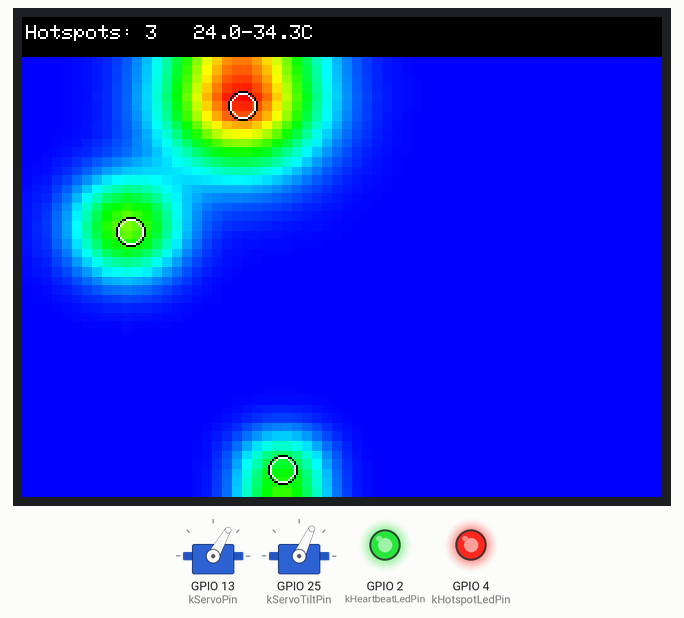
Simulated run of this program. Board: ESP32. Shown: 2 × servo, 320×240 colour display, output pins drawn as LEDs (lit = HIGH). What the program prints to the serial monitor is not drawn.

Above: at 2.1 s.
At 4.1 s:
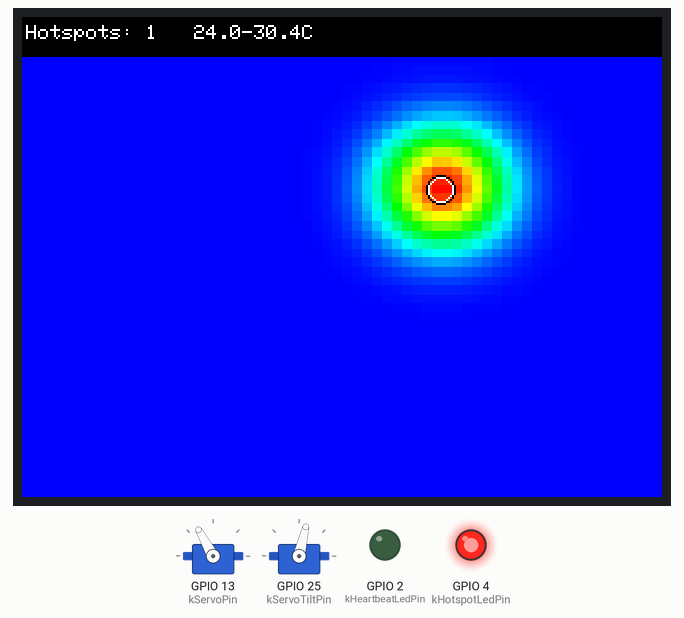
At 6.1 s:
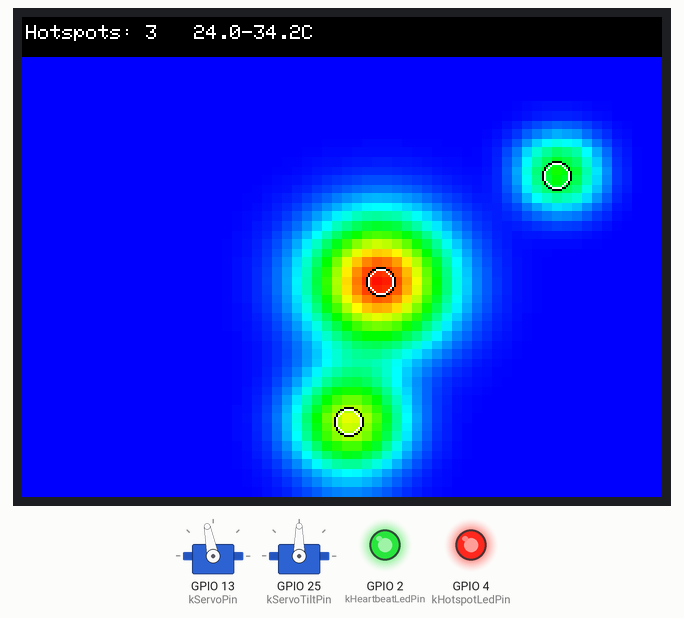
At 18.1 s:
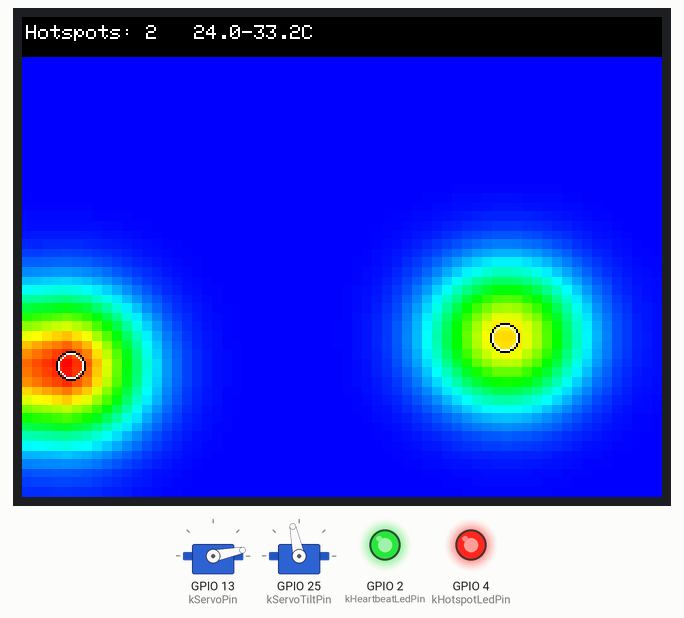
At 28.1 s:
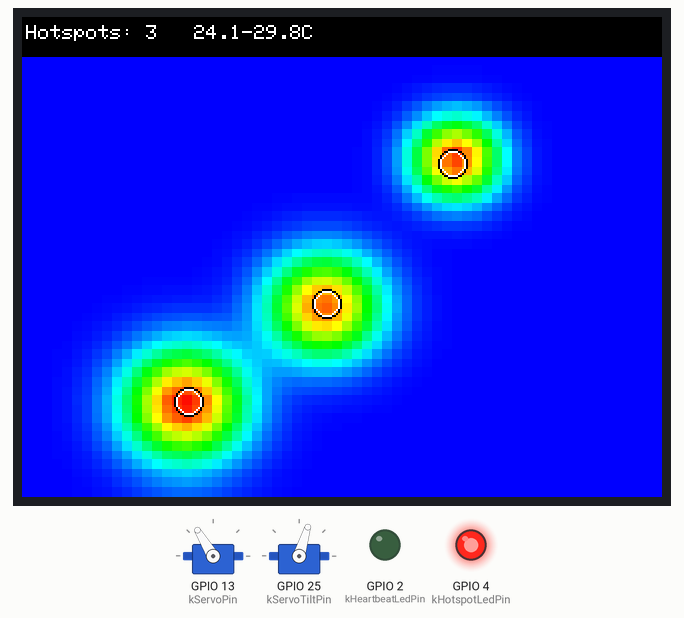
At 38.1 s:
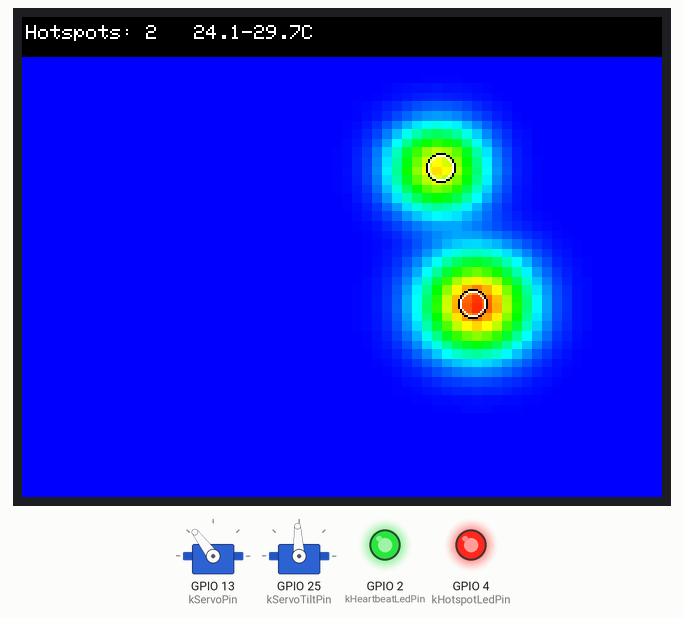
Timing chart, 0 to 39.6 s (numbered marks = the images above):
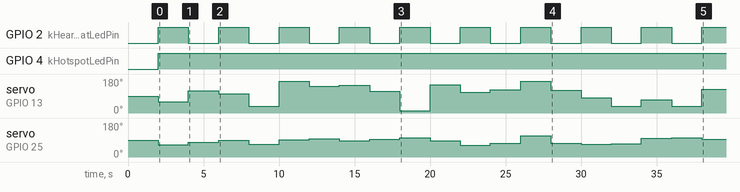

The program:

main.cpp
```cpp
#include <Arduino.h>
#include <ESP32Servo.h>
#include <WiFi.h>

#if !defined(SENSOR_MODE_SIM) && !defined(DISABLE_NETWORK)
#include <ArduinoOTA.h>
#define OTA_ENABLED 1
#endif

#include "HeatmapDisplay.h"
#include "HotspotDetector.h"
#include "MqttManager.h"
#include "ThermalSensor.h"
#include "config.h"

#if defined(SENSOR_MODE_MLX90640)
#include "MLX90640Sensor.h"
#elif defined(SENSOR_MODE_AMG8833)
#include "AMG8833Sensor.h"
#else
#include "SimulatedSensor.h"
#endif

namespace {

#if defined(SENSOR_MODE_MLX90640)
constexpr int kRows = 24;
constexpr int kCols = 32;
MLX90640Sensor sensor;
#elif defined(SENSOR_MODE_AMG8833)
constexpr int kRows = 8;
constexpr int kCols = 8;
AMG8833Sensor sensor;
#else
constexpr int kRows = 24;
constexpr int kCols = 32;
SimulatedSensor sensor(kRows, kCols);
#endif

float frame[kRows * kCols];
HotspotDetector detector(kHotspotDeltaC, kHotspotMinPixels);
Hotspot hotspots[kMaxHotspots];
MqttManager mqtt(kMqttBroker, kMqttPort, kMqttZone, kMqttClientId);
Servo airflowServo;
Servo tiltServo;
HeatmapDisplay heatmapDisplay;

unsigned long lastFrameMs = 0;
bool heartbeatState = false;

// Picks the strongest hotspot (highest peak temp -- most likely a real
// occupant rather than a marginal blob) and maps its column across the
// sensor's field of view to a servo angle, so the vent physically points
// toward whoever is warmest in frame. Returns kServoCenterAngleDeg (park
// position) when nothing is detected.
// Index of the hotspot with the highest peak temperature, or -1 if there
// are none. Shared by both servo axes so pan and tilt always track the same
// blob -- picking independently could aim the two axes at different people.
int strongestHotspot(const Hotspot* spots, int count) {
  if (count <= 0) return -1;
  int strongest = 0;
  for (int i = 1; i < count; ++i) {
    if (spots[i].peak_temp_c > spots[strongest].peak_temp_c) strongest = i;
  }
  return strongest;
}

int angleForHotspots(const Hotspot* spots, int count, int cols) {
  const int strongest = strongestHotspot(spots, count);
  if (strongest < 0 || cols <= 1) return kServoCenterAngleDeg;

  const float colFrac = spots[strongest].col / static_cast<float>(cols - 1);
  const float angle = kServoMinAngleDeg + colFrac * (kServoMaxAngleDeg - kServoMinAngleDeg);
  return constrain(static_cast<int>(angle), kServoMinAngleDeg, kServoMaxAngleDeg);
}

// Tilt axis: hotspot row -> vertical vane angle. Row 0 is the *top* of the
// sensor's field of view, so the mapping is inverted -- a blob near row 0
// should tilt the vane up (toward kTiltMaxAngleDeg), not down.
int tiltAngleForHotspots(const Hotspot* spots, int count, int rows) {
  const int strongest = strongestHotspot(spots, count);
  if (strongest < 0 || rows <= 1) return kTiltCenterAngleDeg;

  const float rowFrac = spots[strongest].row / static_cast<float>(rows - 1);
  const float angle = kTiltMaxAngleDeg - rowFrac * (kTiltMaxAngleDeg - kTiltMinAngleDeg);
  return constrain(static_cast<int>(angle), kTiltMinAngleDeg, kTiltMaxAngleDeg);
}

void onSetpoint(float setpointC) {
  Serial.printf("Received setpoint: %.2f C\n", setpointC);
  // Temperature-level actuation (cycling/modulating the HVAC unit itself)
  // is hardware-specific (docs/hardware-bom.md) and wired up once a
  // relay/compressor interface is chosen; not modeled here. Airflow
  // *direction* is handled separately and immediately in loop() via
  // airflowServo -- it doesn't wait on this MQTT round-trip.
}

// Returns true if the link came up. Never blocks longer than
// kWifiConnectTimeoutMs: everything that makes this device *work* (sensing,
// detection, both servos, LEDs, TFT) is on-device, so a missing AP, wrong
// credentials, or an unplugged u.FL antenna must degrade to "offline", not
// to a dead board stuck in setup().
bool connectWifi() {
#if defined(SENSOR_MODE_SIM) || defined(DISABLE_NETWORK)
  // Standalone builds: radio off, no join attempt, no boot delay at all.
  // Everything downstream already no-ops without a link -- MqttManager::loop()
  // returns immediately on WiFi.status() != WL_CONNECTED, and PubSubClient's
  // publish() is a cheap false when disconnected -- so nothing else needs
  // guarding for this to compile and run clean.
  WiFi.mode(WIFI_OFF);
  return false;
#else
  WiFi.mode(WIFI_STA);
  WiFi.begin(kWifiSsid, kWifiPassword);

  const unsigned long start = millis();
  while (WiFi.status() != WL_CONNECTED) {
    if (millis() - start > kWifiConnectTimeoutMs) {
      Serial.println("\nWiFi connect timed out -- running offline");
      return false;
    }
    delay(250);
    Serial.print(".");
  }
  Serial.print("\nWiFi connected, IP ");
  Serial.println(WiFi.localIP());
  return true;
#endif
}

void publishHotspots(const Hotspot* spots, int count) {
  char json[512];
  int offset = snprintf(json, sizeof(json), "[");
  for (int i = 0; i < count; ++i) {
    offset += snprintf(json + offset, sizeof(json) - offset,
                        "%s{\"row\":%.1f,\"col\":%.1f,\"peak_temp_c\":%.1f}",
                        i == 0 ? "" : ",", spots[i].row, spots[i].col, spots[i].peak_temp_c);
  }
  snprintf(json + offset, sizeof(json) - offset, "]");
  mqtt.publishHotspotsJson(json);
}

}  // namespace

void setup() {
  Serial.begin(115200);
  pinMode(kHeartbeatLedPin, OUTPUT);
  pinMode(kHotspotLedPin, OUTPUT);

  airflowServo.setPeriodHertz(50);
  airflowServo.attach(kServoPin, 500, 2400);
  airflowServo.write(kServoCenterAngleDeg);

  tiltServo.setPeriodHertz(50);
  tiltServo.attach(kServoTiltPin, 500, 2400);
  tiltServo.write(kTiltCenterAngleDeg);

  if (!heatmapDisplay.begin()) {
    Serial.println("Heatmap display init failed");
  }

  mqtt.setSetpointCallback(onSetpoint);
  const bool wifiUp = connectWifi();
  if (!wifiUp) {
    Serial.println("No WiFi -- MQTT will retry in the background");
  }
  // Called either way: begin() only configures the client when the link is
  // down, and loop() completes the connection if WiFi turns up later.
  mqtt.begin();

#if defined(OTA_ENABLED)
  if (wifiUp) {
    ArduinoOTA.setHostname(kOtaHostname);
    if (kOtaPassword[0] != '\0') ArduinoOTA.setPassword(kOtaPassword);
    ArduinoOTA.begin();
    Serial.printf("OTA ready: %s.local (%s)\n", kOtaHostname, WiFi.localIP().toString().c_str());
  }
#endif

  if (!sensor.begin()) {
    Serial.println("Sensor init failed");
  }
}

void loop() {
#if defined(OTA_ENABLED)
  ArduinoOTA.handle();
#endif
  mqtt.loop();

  const unsigned long now = millis();
  if (now - lastFrameMs < kFramePeriodMs) return;
  lastFrameMs = now;

  if (!sensor.readFrame(frame, sensor.rows(), sensor.cols())) {
    Serial.println("Frame read failed");
    return;
  }

  const int count = detector.detect(frame, sensor.rows(), sensor.cols(), hotspots, kMaxHotspots);
  publishHotspots(hotspots, count);
  mqtt.publishStatus("online");

  heartbeatState = !heartbeatState;
  digitalWrite(kHeartbeatLedPin, heartbeatState ? HIGH : LOW);
  digitalWrite(kHotspotLedPin, count > 0 ? HIGH : LOW);

  const int angle = angleForHotspots(hotspots, count, sensor.cols());
  const int tilt = tiltAngleForHotspots(hotspots, count, sensor.rows());
  airflowServo.write(angle);
  tiltServo.write(tilt);

  heatmapDisplay.render(frame, sensor.rows(), sensor.cols(), hotspots, count);

  Serial.printf("Frame processed: %d hotspot(s), pan %d deg, tilt %d deg\n", count, angle, tilt);
}
```

AMG8833Sensor.cpp
```cpp
#include "AMG8833Sensor.h"

#if defined(SENSOR_MODE_AMG8833)

bool AMG8833Sensor::begin() { return amg_.begin(); }

bool AMG8833Sensor::readFrame(float* out, int rows, int cols) {
  if (rows != kRows || cols != kCols) return false;
  amg_.readPixels(out);
  return true;
}

#endif  // SENSOR_MODE_AMG8833
```

AMG8833Sensor.h
```cpp
#pragma once

#if defined(SENSOR_MODE_AMG8833)

#include <Adafruit_AMG88xx.h>

#include "ThermalSensor.h"

class AMG8833Sensor : public ThermalSensor {
public:
  bool begin() override;
  bool readFrame(float* out, int rows, int cols) override;
  int rows() const override { return kRows; }
  int cols() const override { return kCols; }

private:
  static constexpr int kRows = 8;
  static constexpr int kCols = 8;
  Adafruit_AMG88xx amg_;
};

#endif  // SENSOR_MODE_AMG8833
```

HeatmapDisplay.cpp
```cpp
#include "HeatmapDisplay.h"

bool HeatmapDisplay::begin() {
  spi_.begin(kTftSckPin, kTftMisoPin, kTftMosiPin, kTftCsPin);
  // Default SPI clock (~40MHz) is too fast for breadboard jumper wiring --
  // showed up as a corrupted/snowy band on every frame. 20MHz fixed that.
  // (A separate banding artifact across steep color gradients turned out
  // to be sensor noise amplified by upsampling, not SPI timing -- dropping
  // the clock further to 10MHz had zero effect on it; see smoothFrame().)
  tft_.begin(20000000);
  // landscape: 320x240. rotation(1) corrupts the bottom quarter of the
  // panel on this clone (confirmed via a solid fillScreen test -- not a
  // render-logic bug, that specific MADCTL setting just doesn't fully
  // address this board's GRAM). rotation(3) is clean at this SPI speed.
  tft_.setRotation(3);
  tft_.fillScreen(ILI9341_BLACK);
  tft_.setTextColor(ILI9341_WHITE);
  tft_.setTextSize(1);
  return true;
}

void HeatmapDisplay::render(const float* frame, int rows, int cols, const Hotspot* spots, int count) {
  // Display-only smoothed copy -- HotspotDetector already ran on the raw
  // `frame` upstream in main.cpp, so this can't affect detection accuracy.
  float smoothed[kMaxFramePixels];
  smoothFrame(frame, smoothed, rows, cols);

  // Auto-scale the color gradient to this frame's actual range -- same
  // behavior as a real cheap thermal camera (no fixed absolute scale).
  float tMin = smoothed[0];
  float tMax = smoothed[0];
  const int n = rows * cols;
  for (int i = 1; i < n; ++i) {
    if (smoothed[i] < tMin) tMin = smoothed[i];
    if (smoothed[i] > tMax) tMax = smoothed[i];
  }
  if (tMax - tMin < 0.5f) tMax = tMin + 0.5f;  // avoid a degenerate flat gradient

  const int yOffset = kStatusBarH;
  const int gridH = kScreenH - kStatusBarH;

  // Cell boundaries computed as (index * span) / count -- multiplying
  // before dividing means each row/col's edge lands exactly where it
  // should (rounding, not truncating, per cell), so the last row/col
  // always reaches the canvas edge instead of leaving an undrawn gap
  // that shows raw/undefined GRAM on the panel.
  for (int rr = 0; rr < kRenderRows; ++rr) {
    // Inverted (rows - 1 - ...): source row 0 is the top of the sensor's
    // field of view, but this panel's clean (non-corrupting) rotation
    // setting draws increasing rr top-to-bottom on screen in the opposite
    // sense -- flip here, in software, rather than touch tft_'s rotation
    // register (the other rotation option corrupts GRAM on this clone).
    const float fy = (rows <= 1) ? 0.0f : (rows - 1) - rr / static_cast<float>(kRenderRows - 1) * (rows - 1);
    const int y0 = yOffset + (rr * gridH) / kRenderRows;
    const int y1 = yOffset + ((rr + 1) * gridH) / kRenderRows;
    for (int cc = 0; cc < kRenderCols; ++cc) {
      const float fx = (cols <= 1) ? 0.0f : cc / static_cast<float>(kRenderCols - 1) * (cols - 1);
      const int x0 = (cc * kScreenW) / kRenderCols;
      const int x1 = ((cc + 1) * kScreenW) / kRenderCols;
      const float t = bilinearSample(smoothed, rows, cols, fx, fy);
      tft_.fillRect(x0, y0, x1 - x0, y1 - y0, thermalColor565(t, tMin, tMax));
    }
  }

  // Hotspot markers: a white/black ring at each detected blob's centroid,
  // directly overlaid on the raw heatmap -- this is HotspotDetector's
  // output rendered on top of the data it was computed from. Scaled by the
  // *source* grid's cell size on screen, independent of the render grid
  // above.
  const float srcCellW = kScreenW / static_cast<float>(cols);
  const float srcCellH = (kScreenH - kStatusBarH) / static_cast<float>(rows);
  for (int i = 0; i < count; ++i) {
    const int cx = static_cast<int>(spots[i].col * srcCellW + srcCellW / 2.0f);
    const int cy = yOffset + static_cast<int>((rows - 1 - spots[i].row) * srcCellH + srcCellH / 2.0f);
    const int radius = static_cast<int>((srcCellW < srcCellH ? srcCellW : srcCellH) / 2.0f) + 2;
    tft_.drawCircle(cx, cy, radius, ILI9341_WHITE);
    tft_.drawCircle(cx, cy, radius + 1, ILI9341_BLACK);
  }

  // Status bar.
  tft_.fillRect(0, 0, kScreenW, kStatusBarH, ILI9341_BLACK);
  tft_.setCursor(2, 4);
  tft_.setTextColor(ILI9341_WHITE);
  tft_.printf("Hotspots: %d   %.1f-%.1fC", count, tMin, tMax);
}

void HeatmapDisplay::smoothFrame(const float* src, float* dst, int rows, int cols) {
  for (int r = 0; r < rows; ++r) {
    for (int c = 0; c < cols; ++c) {
      float sum = 0.0f;
      int count = 0;
      for (int dr = -1; dr <= 1; ++dr) {
        const int rr = r + dr;
        if (rr < 0 || rr >= rows) continue;
        for (int dc = -1; dc <= 1; ++dc) {
          const int cc = c + dc;
          if (cc < 0 || cc >= cols) continue;
          sum += src[rr * cols + cc];
          ++count;
        }
      }
      dst[r * cols + c] = sum / count;
    }
  }
}

float HeatmapDisplay::bilinearSample(const float* frame, int rows, int cols, float fx, float fy) {
  const int x0 = static_cast<int>(fx);
  const int y0 = static_cast<int>(fy);
  const int x1 = (x0 + 1 < cols) ? x0 + 1 : x0;
  const int y1 = (y0 + 1 < rows) ? y0 + 1 : y0;
  const float tx = fx - x0;
  const float ty = fy - y0;

  const float top = frame[y0 * cols + x0] * (1.0f - tx) + frame[y0 * cols + x1] * tx;
  const float bottom = frame[y1 * cols + x0] * (1.0f - tx) + frame[y1 * cols + x1] * tx;
  return top * (1.0f - ty) + bottom * ty;
}

uint16_t HeatmapDisplay::thermalColor565(float t, float tMin, float tMax) {
  float frac = (t - tMin) / (tMax - tMin);
  if (frac < 0.0f) frac = 0.0f;
  if (frac > 1.0f) frac = 1.0f;

  // 5-stop "ironbow-ish" palette: blue (coldest) -> cyan -> green -> yellow
  // -> red (hottest). Matches the classic thermal-camera look.
  static const uint8_t kPalette[5][3] = {
      {0, 0, 255},
      {0, 255, 255},
      {0, 255, 0},
      {255, 255, 0},
      {255, 0, 0},
  };
  constexpr int kStops = 5;
  const float scaled = frac * (kStops - 1);
  const int idx = static_cast<int>(scaled);
  const int idx2 = (idx + 1 < kStops) ? idx + 1 : idx;
  const float localFrac = scaled - idx;

  const uint8_t r = static_cast<uint8_t>(kPalette[idx][0] + (kPalette[idx2][0] - kPalette[idx][0]) * localFrac);
  const uint8_t g = static_cast<uint8_t>(kPalette[idx][1] + (kPalette[idx2][1] - kPalette[idx][1]) * localFrac);
  const uint8_t b = static_cast<uint8_t>(kPalette[idx][2] + (kPalette[idx2][2] - kPalette[idx][2]) * localFrac);

  // RGB888 -> RGB565.
  return static_cast<uint16_t>(((r & 0xF8) << 8) | ((g & 0xFC) << 3) | (b >> 3));
}
```

HeatmapDisplay.h
```cpp
#pragma once

#include <Adafruit_ILI9341.h>
#include <SPI.h>

#include "HotspotDetector.h"
#include "config.h"

// Renders the current thermal frame as a false-color heatmap on a 2.4"
// ILI9341 SPI TFT (320x240 landscape), with the detected hotspots
// overlaid as markers. Purely a visualization -- reads the same frame/
// hotspot data main.cpp already has, doesn't feed back into detection or
// control logic anywhere.
//
// Wiring: config.h kTftSckPin/kTftMisoPin/kTftMosiPin (ESP32 hardware
// VSPI bus) + kTftCsPin/kTftDcPin/kTftRstPin. Backlight (LED) wired
// straight to 3V3 on the physical board.
class HeatmapDisplay {
public:
  bool begin();

  // frame is row-major rows*cols temperatures (deg C). spots/count is the
  // same HotspotDetector output already computed this frame -- pass it
  // straight through, no recomputation.
  void render(const float* frame, int rows, int cols, const Hotspot* spots, int count);

private:
  static constexpr int kScreenW = 320;
  static constexpr int kScreenH = 240;
  static constexpr int kStatusBarH = 20;

  // Render grid is fixed regardless of sensor resolution (8x8 AMG8833 or
  // 24x32 MLX90640/SIM) -- bilinearSample() upsamples whatever the source
  // frame is onto this grid, so the on-screen block size (and how smooth
  // the gradient looks) stays constant across sensors instead of showing
  // raw 40x28px cells for the coarse AMG8833.
  static constexpr int kRenderCols = 64;
  static constexpr int kRenderRows = 48;

  // Largest source frame this project's sensors produce (MLX90640/SIM's
  // 24x32); AMG8833's 8x8 fits easily within it.
  static constexpr int kMaxFramePixels = 24 * 32;

  SPIClass spi_{VSPI};
  Adafruit_ILI9341 tft_{&spi_, kTftDcPin, kTftCsPin, kTftRstPin};

  static uint16_t thermalColor565(float t, float tMin, float tMax);
  // Interpolated temperature at continuous source-grid coordinate (fx, fy)
  // -- fx in [0, cols-1], fy in [0, rows-1]. Standard 4-neighbor bilinear.
  static float bilinearSample(const float* frame, int rows, int cols, float fx, float fy);
  // 3x3 box blur (edge-clamped) into dst, display-only -- softens the
  // sensor's normal per-pixel measurement noise before the 6x render-grid
  // upsampling amplifies it into visible banding across steep gradients.
  // Never touches the caller's original frame, which HotspotDetector
  // already ran on upstream -- detection accuracy is unaffected.
  static void smoothFrame(const float* src, float* dst, int rows, int cols);
};
```

HotspotDetector.h
```cpp
#pragma once

// Covers MLX90640 (24x32=768) and AMG8833 (8x8=64) frame sizes with static
// (non-heap) working buffers, appropriate for an embedded target.
constexpr int kMaxFramePixels = 768;

struct Hotspot {
  float row;          // temperature-weighted centroid row
  float col;          // temperature-weighted centroid col
  float peak_temp_c;
  int pixel_count;
};

// C++ port of simulation/hotspot_detector.py (PROJECT_PLAN.md section 4):
//   1. ambient = median(frame)
//   2. hot_mask[i] = frame[i] > ambient + delta_c
//   3. 4-connected iterative flood fill (BFS, explicit queue) into blobs
//   4. discard blobs smaller than min_pixels
//   5. report each blob's temperature-weighted centroid + peak temp
class HotspotDetector {
public:
  HotspotDetector(float delta_c, int min_pixels)
      : delta_c_(delta_c), min_pixels_(min_pixels) {}

  // frame is row-major rows*cols temperatures (deg C), rows*cols <=
  // kMaxFramePixels. Writes up to max_hotspots blobs into out, returns the
  // number of blobs found.
  int detect(const float* frame, int rows, int cols, Hotspot* out, int max_hotspots) const;

private:
  float delta_c_;
  int min_pixels_;
};
```

Source omitted: HotspotDetector.cpp (2375 bytes), MLX90640Sensor.cpp (496 bytes), MLX90640Sensor.h (481 bytes), MqttManager.cpp (3044 bytes), MqttManager.h (1221 bytes), SimulatedSensor.cpp (1405 bytes), SimulatedSensor.h (777 bytes), ThermalSensor.h (507 bytes), config.h (4363 bytes)

Measured:
- by itself, GPIO 2 (kHeartbeatLedPin): alternates HIGH for 2.0 s and LOW for 2.0 s
- by itself, GPIO 4 (kHotspotLedPin): LOW → HIGH at 2.0 s
- by itself, servo on GPIO 25 (kServoTiltPin): 90° → 65° at 2.0 s, → 77° 2.0 s later, → 90° 2.0 s later, → 68° 2.0 s later, … (19 changes in this stretch)
- what the display in image 0 shows lasts 2.0 s, from 2.1 s to 4.1 s
